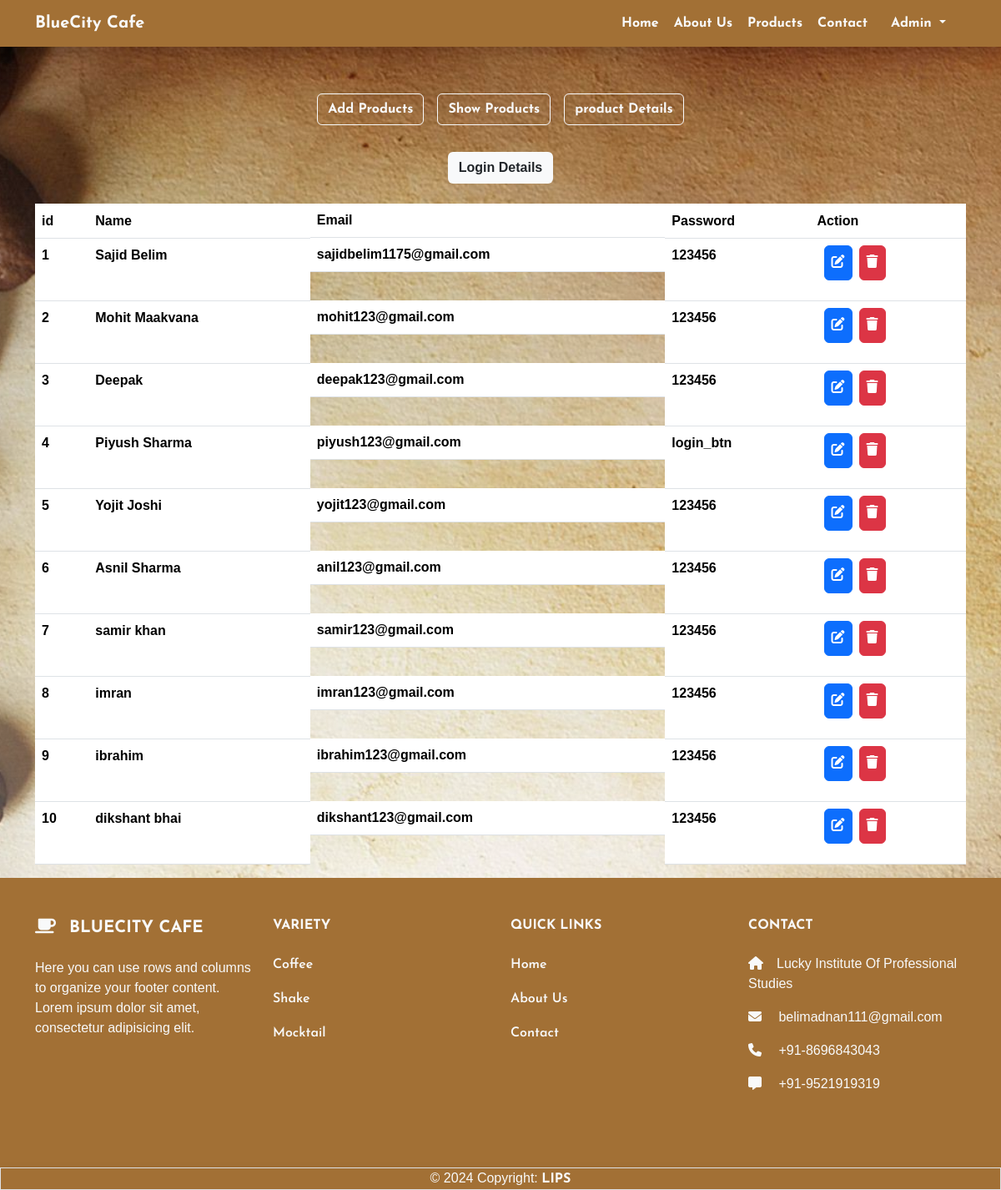
Page /admin/login-details.php (signed in) on the committed database.
### tables this page shows
CREATE TABLE `user` (
  `id` int(11) NOT NULL,
  `name` varchar(50) NOT NULL,
  `email` varchar(50) NOT NULL,
  `password` varchar(50) NOT NULL,
  `status` int(1) NOT NULL DEFAULT 1 COMMENT 'active-1, de-active-2'
);

### admin/login-details.php (the view, shortened to what this page needs)
<?php
include ('connection.php');
$get_data = "select * from user where status = 1";
$result_data = mysqli_query($con, $get_data);
include ('header.php');
?>
<section class="login-form">
    <?php if(isset($_SESSION['admin_data']))
    { ?>
    <div class="container">
        <div class="row mt-5 mb-3">
            <div class="d-flex justify-content-center">
                <div class="p-2"><a href="./products.php"><button type="button"
                            class="btn btn-outline-success fw-bolder btn-outline-light">
                            Add Products</button></a></div>
                <div class="p-2"><a href="../coffee.php"><button type="button"
                            class="btn btn-outline-primary fw-bolder btn-outline-light">Show Products</button></a></div>
                <div class="p-2"><a href="./product_detail.php"><button type="button"
                            class="btn btn-outline-success fw-bolder btn-outline-light">
                            product Details</button></a></div>
            </div>
        </div>
    </div>
    <div class="container">
        <div class="row mt-3">
            <div class="d-flex justify-content-center">
                <div class="p-2">
                    <button class="btn bg-light fw-bolder"> Login Details</button>
                </div>
            </div>
        </div>
        <div class="row mt-3 text-light fw-bolder">
            <div class="col-12 col-xs-12 col-sm-12 col-md-12 col-lg-12 d-flex flex-column justify-content-center">
                <table class="table" id="myTable">
                    <thead>
                        <tr class="py-3">
                            <th scope="col">id</th>
                            <th scope="col">Name</th>
                            <th class="d-none d-lg-block d-md-none" scope="col">Email</th>
                            <th scope="col">Password</th>
                            <th scope="col">Action</th>
                        </tr>
                    </thead>
                    <tbody>
                        <?php
                        $i = 1;
                        foreach ($result_data as $val) {
                            ?>
                            <tr>
                                <th><?php echo $i ?></th>
                                <td><?php echo $val['name'] ?></td>
                                <td class="d-none d-lg-block d-md-none"><?php echo $val['email'] ?></td>
                                <td><?php echo $val['password'] ?></td>
                                <td>
                                    <div class="d-flex flex-row mb-3">
                                        <a href="../registration.php?uid=<?php echo $val['id']; ?>">
                                            <div class="p-2 mx-2 btn btn-primary" data-bs-toggle="tooltip" data-bs-title="Update"><i
                                                    class="fa-solid fa-pen-to-square"></i></div>
                                        </a>
                                        <a href="?id=<?php echo $val['id']; ?>">
                                            <div class="p-2 btn btn-danger" data-bs-toggle="tooltip" data-bs-title="Delete">
                                                <i class="fa-solid fa-trash"></i>
                                            </div>
                                        </a>
                                    </div>
                                </td>
                                <?php $i++;
                        } ?>
                        </tr>
                    </tbody>
                </table>
            </div>
        </div>
    </div>
    <?php } else {?>
        <h5 class="text-center px-5 py-5 text-light">Please login as admin <br> <a href="./login.php" class="text-decoration-none"> click here!!</a></h5>
        <?php } ?>
</section>
<?php include ('footer.php'); ?>

### assets/css/index.css (style rules this page uses)
:root { --color-1: #4542AA; --color-y: yellow; --color-r: red; --color-b: #000; --color-blue: #5E5ACA; --color-grey: #f5f3f4; --color-grey1: #edede9; --color-brown: #a27035; }
* { font-family: 'Gill Sans', 'Gill Sans MT', Calibri, 'Trebuchet MS', sans-serif; }
h1, h2, h3, h4, h5, h6, a { font-family: "Josefin Sans", sans-serif; font-optical-sizing: auto; font-weight: 600; }
.login-form { background: linear-gradient(rgba(0, 0, 0, 0.1), rgba(255, 255, 255, 0.4)), url('../img/about-back.jpg'); background-attachment: fixed; background-size: cover; background-position: center; background-repeat: no-repeat; width: 100%; overflow: hidden; }

### rows in the picture
user: name "Sajid Belim", email "sajidbelim1175@gmail.com", password "123456"
user: name "Mohit Maakvana", email "mohit123@gmail.com", password "123456"
user: name "Deepak", email "deepak123@gmail.com", password "123456"
user: name "Piyush Sharma", email "piyush123@gmail.com", password "login_btn"
user: name "Yojit Joshi", email "yojit123@gmail.com", password "123456"
user: name "Asnil Sharma", email "anil123@gmail.com", password "123456"
user: name "samir khan", email "samir123@gmail.com", password "123456"
user: name "imran", email "imran123@gmail.com", password "123456"
user: name "ibrahim", email "ibrahim123@gmail.com", password "123456"
user: name "dikshant bhai", email "dikshant123@gmail.com", password "123456"
